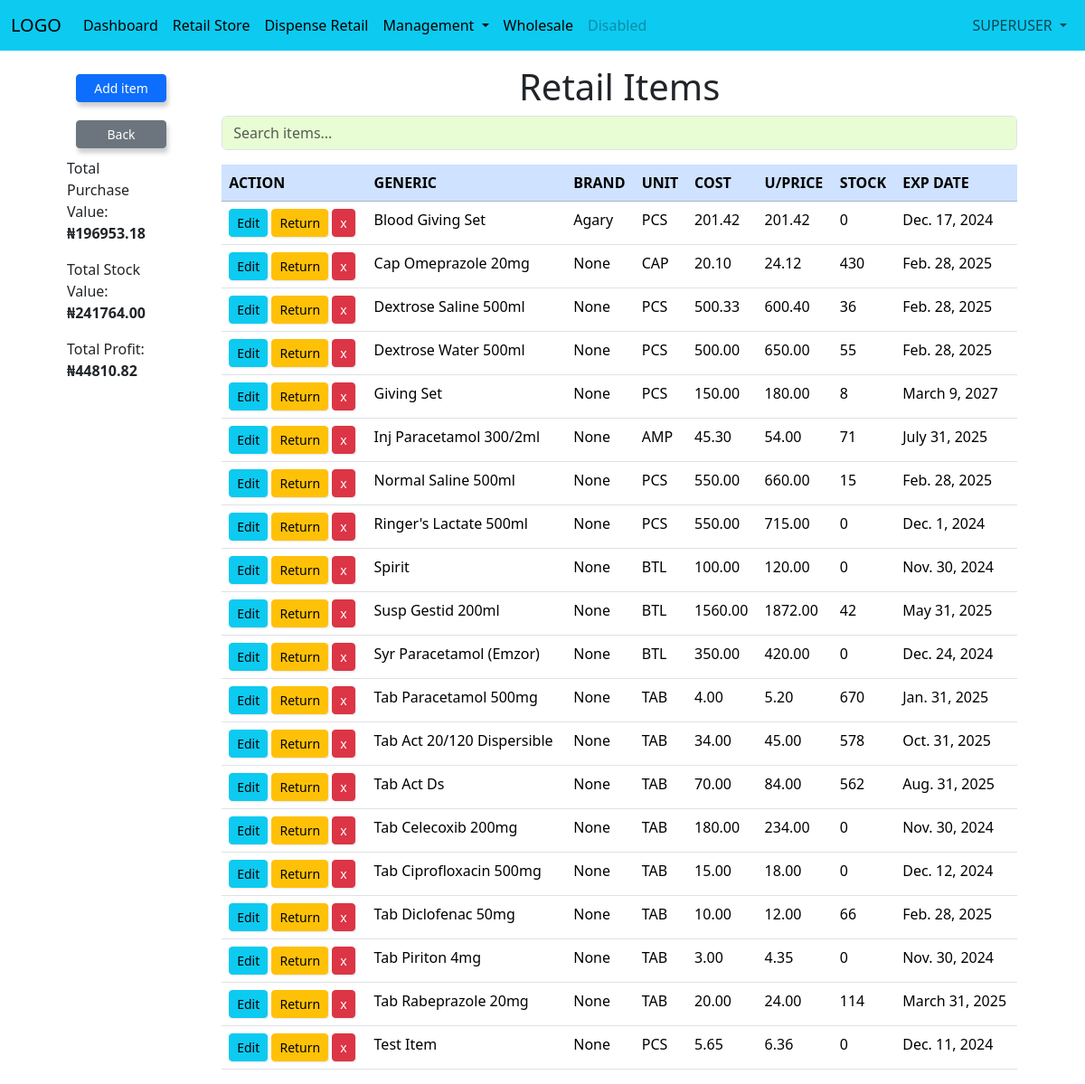
The page /store/ (signed in) on the database its author committed.
### app/models.py (models this page shows, shortened)
class Item(models.Model):
    MARKUP_CHOICES = [
        (0, 'No markup'),
        (2.5, '2.5% markup'),
        (5, '5% markup'),
        (7.5, '7.5% markup'),
        (10, '10% markup'),
        (12.5, '12.5% markup'),
        (15, '15% markup'),
        (17.5, '17.5% markup'),
        (20, '20% markup'),
        (22.5, '22.5% markup'),
        (25, '25% markup'),
        (27.5, '27.5% markup'),
        (30, '30% markup'),
        (32.5, '32.5% markup'),
        (35, '35% markup'),
        (37.5, '37.5% markup'),
        (40, '40% markup'),
        (42.5, '42.5% markup'),
        (45, '45% markup'),
        (47.5, '47.5% markup'),
        (50, '50% markup'),
        (57.5, '57.5% markup'),
        (60, '60% markup'),
        (62.5, '62.5% markup'),
        (65, '65% markup'),
        (67.5, '67.5% markup'),
        (70, '70% markup'),
        (72., '72.% markup'),
        (75, '75% markup'),
        (77.5, '77.5% markup'),
        (80, '80% markup'),
        (82.5, '82.% markup'),
        (85, '85% markup'),
        (87.5, '87.5% markup'),
        (90, '90% markup'),
        (92., '92.% markup'),
        (95, '95% markup'),
        (97.5, '97.5% markup'),
        (100, '100% markup'),
    ]
    UNIT_CHOICES = [
        ('unit', 'Select Unit'),
        ('PCS', 'Pieces'),
        ('TAB', 'Tablets'),
        ('CAP', 'Capsules'),
        ('TIN', 'Tins'),
        ('BTL', 'Bottles'),
        ('PCK', 'Packets'),
        ('ROLL', 'Rolls'),
        ('CTN', 'Cartons'),
        ('AMP', 'Ampules'),
        ('VAIL', 'Vail'),
    ]
    name = models.CharField(max_length=100)
    brand = models.CharField(max_length=100, null=True, blank=True, default='None')
    unit = models.CharField(max_length=10, choices=UNIT_CHOICES, default='unit')
    cost = models.DecimalField(max_digits=10, decimal_places=2, default=0)
    price = models.DecimalField(max_digits=10, decimal_places=2)
    stock_quantity = models.IntegerField()
    exp_date = models.DateField()
    markup_percentage = models.DecimalField(max_digits=5, choices=MARKUP_CHOICES, decimal_places=2, default=0)

### app/views.py (the view)
# urls.py: path('store/', views.store, name='store'),
@login_required
def store(request):
    items = Item.objects.all().order_by('name')
    total_purchase_value = sum(item.cost * item.stock_quantity for item in items)
    total_stock_value = sum(item.price * item.stock_quantity for item in items)
    total_profit = total_stock_value - total_purchase_value
    context = {
        'items': items,
        'total_purchase_value': total_purchase_value,
        'total_stock_value': total_stock_value,
        'total_profit': total_profit,
    }
    return render(request, 'store.html', context)

### app/templates/store.html (shortened to what this page needs)
{% extends 'base.html' %}
{% load static %}
    {% block content %}
    <div class="container">
        <div class="side-nav">
            <a class="btn btn-primary btn-sm" data-bs-toggle="modal" data-bs-target="#addItemModal" type="button">Add
                item</a>
            <a class="btn btn-secondary btn-sm" href="{{request.META.HTTP_REFERER}}">Back</a>
            {% if request.user.is_superuser %}
            <p>Total Purchase Value: <strong>₦{{ total_purchase_value }}</strong></p>
            <p>Total Stock Value: <strong>₦{{ total_stock_value }}</strong></p>
            <p>Total Profit: <strong>₦{{ total_profit }}</strong></p>
            {% endif %}
        </div>
        <div class="col-md-8 offset-4">
            <h1 style="text-align: center;">Retail Items</h1>
            <input type="text" class="form-control mb-3" hx-get="{% url 'search_item' %}"
                hx-trigger="keyup changed delay:300ms" hx-target="#item-list" placeholder="Search items..."
                name="search" style="background-color: rgb(232, 253, 211);">
            <table class="table table-hover">
                <thead class="table-primary">
                    <tr>
                        <th scope="col">ACTION</th>
                        <th scope="col">GENERIC</th>
                        <th scope="col">BRAND</th>
                        <th scope="col">UNIT</th>
                        {% if user.is_superuser %}
                        <th scope="col">COST</th>
                        {% endif %}
                        <th scope="col">U/PRICE</th>
                        <th scope="col">STOCK</th>
                        <th scope="col">EXP DATE</th>
                    </tr>
                </thead>
                <tbody id="item-list">
                    {% for item in items %}
                    <tr>
                        <td>
                            <a class="btn btn-sm btn-info" data-bs-toggle="modal" data-bs-target="#editModal"
                                hx-get="{% url 'edit_item' item.id %}" hx-target="#editModal .modal-content">Edit</a>
                            <a class="btn btn-sm btn-warning" data-bs-toggle="modal" data-bs-target="#returnItemModal"
                                hx-get="{% url 'return_item' item.id %}"
                                hx-target="#returnItemModal .modal-content">Return</a>
                            <a href="{% url 'delete_item' item.id %}"
                                onclick="return confirm('Are you sure you want to delete {{item.name|title}} from  Store?')"
                                class="btn btn-sm btn-danger">x</a>
                        </td>
                        <td>{{item.name|title}}</td>
                        <td>{{item.brand|title}}</td>
                        <td>{{item.unit}}</td>
                        {% if user.is_superuser %}
                        <td>{{item.cost}}</td>
                        {% endif %}
                        <td>{{item.price}}</td>
                        <td>{{item.stock_quantity}}</td>
                        <td>{{item.exp_date}}</td>
                    </tr>
                    {% endfor %}
                </tbody>
            </table>
        </div>
    </div>
    {% endblock %}

### app/templates/navbar.html (shortened to what this page needs)
<nav class="navbar navbar-expand-lg navbar-light bg-info">
    <div class="container-fluid">
        <a class="navbar-brand" href="#">LOGO</a>
        <div class="collapse navbar-collapse" id="navbarSupportedContent">
            <ul class="navbar-nav me-auto mb-2 mb-lg-0">
                <li class="nav-item">
                    <a class="nav-link active" aria-current="page" href="{% url 'dashboard' %}">Dashboard</a>
                </li>
                <li class="nav-item">
                    <a class="nav-link active" aria-current="page" href="{% url 'store' %}">Retail Store</a>
                </li>
                <li class="nav-item">
                    <a class="nav-link active" href="{% url 'cart' %}">Dispense Retail</a>
                </li>
                <li class="nav-item dropdown">
                    <a class="nav-link active dropdown-toggle" href="#" id="navbarDropdown" role="button"
                        data-bs-toggle="dropdown" aria-expanded="false">
                        Management
                    </a>
                </li>
                <li class="nav-item">
                    <a class="nav-link active" href="{% url 'wholesale_page' %}">Wholesale</a>
                </li>
                <li class="nav-item">
                    <a class="nav-link disabled" href="#" tabindex="-1" aria-disabled="true">Disabled</a>
                </li>
            </ul>
            <ul class="navbar-nav mb-2 mb-lg-0 ms-auto">
                {% if user.is_authenticated %}
                <li class="nav-item dropdown">
                    <a class="nav-link dropdown-toggle" href="#" role="button" data-bs-toggle="dropdown"
                        aria-expanded="false">
                        {{ user.username|upper }}
                    </a>
                </li>
                {% else %}
                <li class="nav-item">
                    <a class="nav-link" href="{% url 'index' %}"><strong>Login</strong></a>
                </li>
                {% endif %}
            </ul>
        </div>
    </div>
</nav>

### app/templates/navbar.html (style rules this page uses)
.navbar { position: sticky; top: 0; z-index: 1020; }

### app/templates/store.html (style rules this page uses)
.container { display: grid; grid-template-columns: 1fr 4fr; margin-top: 1em; }
.col-md-8 { width: 55em; margin-left: -20px; }
.col-md-8 button, .col-md-8 a { box-shadow: 1px 1px 2px rgba(0, 0, 0, 0.1); }
.side-nav { width: 100px; position: sticky; top: 50px; height: calc(100vh - 50px); margin-left: 2em; }
.side-nav button, .side-nav a { margin: 10px; width: 100px; box-shadow: 2px 5px 5px rgba(0, 0, 0, 0.2); }

### rows shown on the page
Item: name "Blood Giving Set", brand "Agary", unit "PCS", cost "201.42", price "201.42", stock_quantity "0", exp_date "Dec. 17, 2024"
Item: name "Cap Omeprazole 20mg", brand "None", unit "CAP", cost "20.10", price "24.12", stock_quantity "430", exp_date "Feb. 28, 2025"
Item: name "Dextrose Saline 500ml", brand "None", unit "PCS", cost "500.33", price "600.40", stock_quantity "36", exp_date "Feb. 28, 2025"
Item: name "Dextrose Water 500ml", brand "None", unit "PCS", cost "500.00", price "650.00", stock_quantity "55", exp_date "Feb. 28, 2025"
Item: name "Giving Set", brand "None", unit "PCS", cost "150.00", price "180.00", stock_quantity "8", exp_date "March 9, 2027"
Item: name "Inj Paracetamol 300/2ml", brand "None", unit "AMP", cost "45.30", price "54.00", stock_quantity "71", exp_date "July 31, 2025"
Item: name "Normal Saline 500ml", brand "None", unit "PCS", cost "550.00", price "660.00", stock_quantity "15", exp_date "Feb. 28, 2025"
Item: name "Ringer's Lactate 500ml", brand "None", unit "PCS", cost "550.00", price "715.00", stock_quantity "0", exp_date "Dec. 1, 2024"
Item: name "Spirit", brand "None", unit "BTL", cost "100.00", price "120.00", stock_quantity "0", exp_date "Nov. 30, 2024"
Item: name "Susp Gestid 200ml", brand "None", unit "BTL", cost "1560.00", price "1872.00", stock_quantity "42", exp_date "May 31, 2025"
Item: name "Syr Paracetamol (Emzor)", brand "None", unit "BTL", cost "350.00", price "420.00", stock_quantity "0", exp_date "Dec. 24, 2024"
Item: name "Tab Paracetamol 500mg", brand "None", unit "TAB", cost "4.00", price "5.20", stock_quantity "670", exp_date "Jan. 31, 2025"
Item: name "Tab Act 20/120 Dispersible", brand "None", unit "TAB", cost "34.00", price "45.00", stock_quantity "578", exp_date "Oct. 31, 2025"
Item: name "Tab Act Ds", brand "None", unit "TAB", cost "70.00", price "84.00", stock_quantity "562", exp_date "Aug. 31, 2025"
Item: name "Tab Celecoxib 200mg", brand "None", unit "TAB", cost "180.00", price "234.00", stock_quantity "0", exp_date "Nov. 30, 2024"
Item: name "Tab Ciprofloxacin 500mg", brand "None", unit "TAB", cost "15.00", price "18.00", stock_quantity "0", exp_date "Dec. 12, 2024"
Item: name "Tab Diclofenac 50mg", brand "None", unit "TAB", cost "10.00", price "12.00", stock_quantity "66", exp_date "Feb. 28, 2025"
Item: name "Tab Piriton 4mg", brand "None", unit "TAB", cost "3.00", price "4.35", stock_quantity "0", exp_date "Nov. 30, 2024"
Item: name "Tab Rabeprazole 20mg", brand "None", unit "TAB", cost "20.00", price "24.00", stock_quantity "114", exp_date "March 31, 2025"
Item: name "Test Item", brand "None", unit "PCS", cost "5.65", price "6.36", stock_quantity "0", exp_date "Dec. 11, 2024"

### other values the page prints
{{ user.username|upper }} "SUPERUSER"
{{ total_purchase_value }} "196953.18"
{{ total_stock_value }} "241764.00"
{{ total_profit }} "44810.82"
